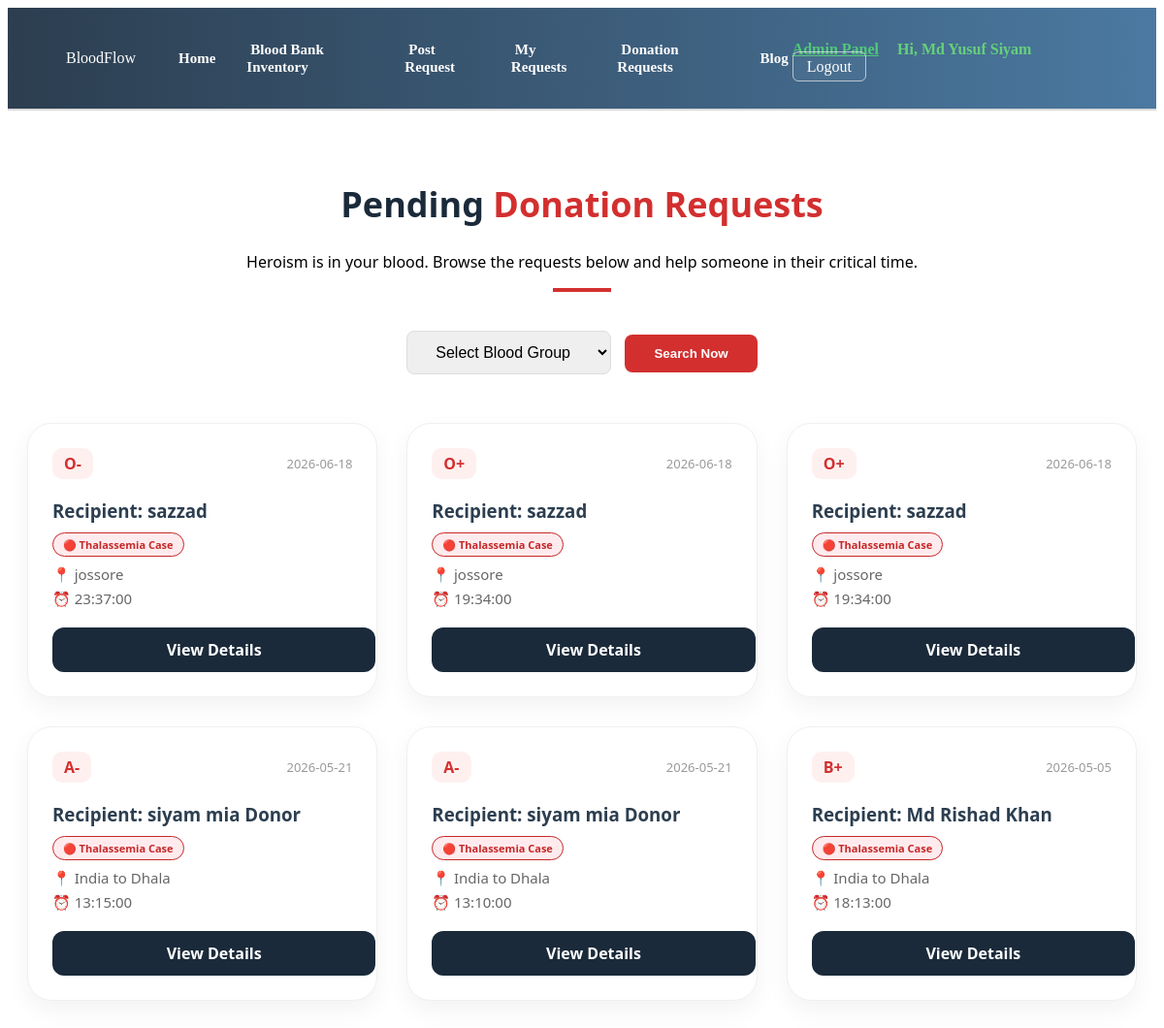
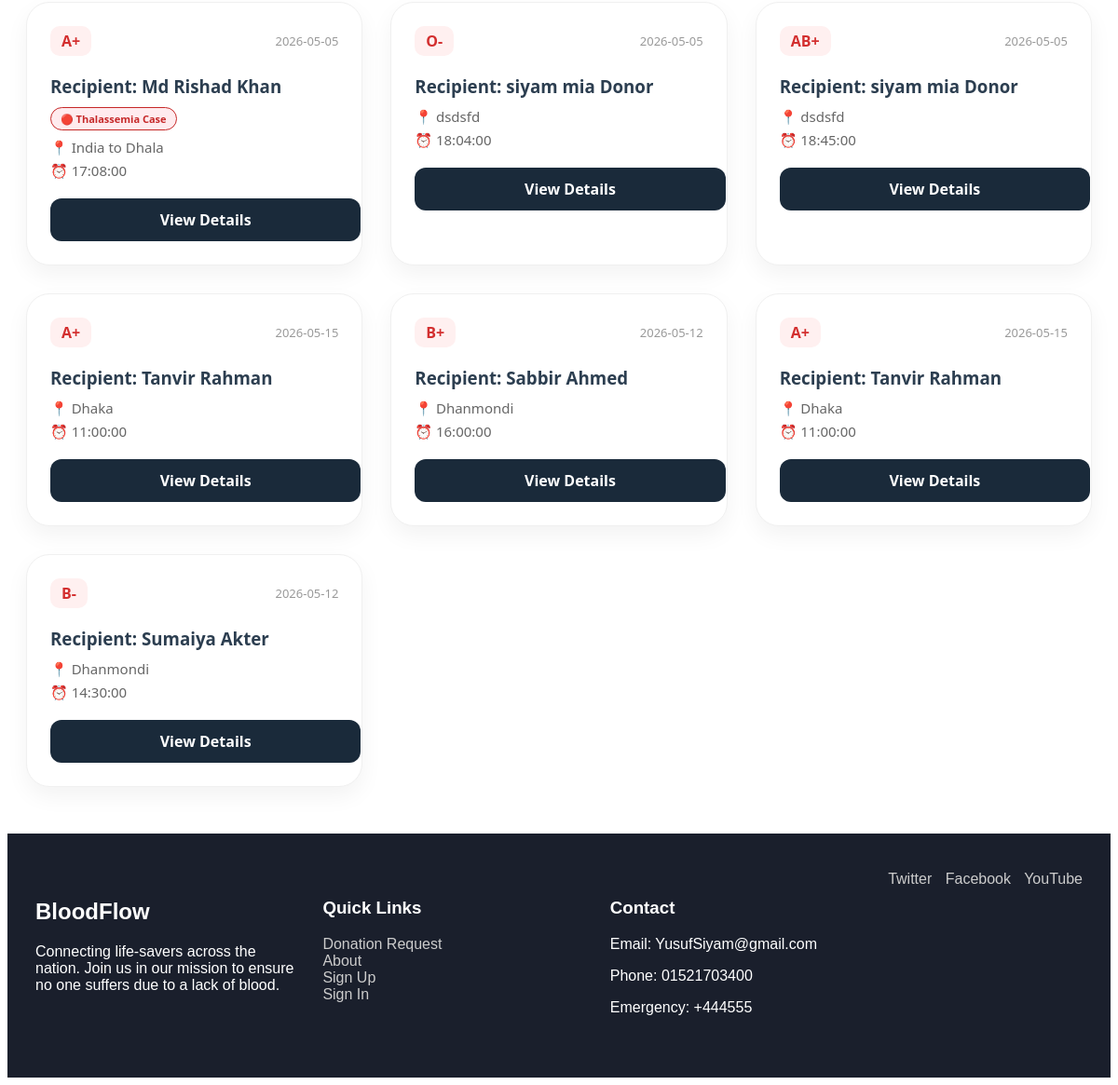
/search.php (signed in), run on the app's committed database (2 pictures, top to bottom).
### tables this page shows
CREATE TABLE `requests` (
  `id` int(11) NOT NULL,
  `user_id` int(11) DEFAULT NULL,
  `recipient_name` varchar(100) NOT NULL,
  `blood_group` varchar(5) NOT NULL,
  `location` varchar(255) NOT NULL,
  `hospital` varchar(255) NOT NULL,
  `date` date NOT NULL,
  `time` time NOT NULL,
  `message` text DEFAULT NULL,
  `status` enum('pending','approved','accepted','verified','completed') DEFAULT 'pending',
  `is_thalassemia` int(1) DEFAULT 0,
  `created_at` timestamp NOT NULL DEFAULT current_timestamp(),
  `donor_name` varchar(100) DEFAULT NULL,
  `donor_contact` varchar(100) DEFAULT NULL
);

### search.php (the view, shortened to what this page needs)
<?php
include('config.php');
?>
<!DOCTYPE html>
<html lang="en">
<head>
    <link rel="stylesheet" href="search.css">
</head>
<body>
<?php include('navbar.php'); ?>
<div class="search-page-wrapper">
    <div class="search-header-section">
        <h1>Pending <span class="highlight">Donation Requests</span></h1>
        <p>Heroism is in your blood. Browse the requests below and help someone in their critical time.</p>
        <div class="header-line"></div>
    </div>
    <div class="search-filter-box">
        <form action="" method="GET">
            <select name="blood_group" required>
                <option value="">Select Blood Group</option>
            </select>
            <button type="submit" class="search-btn">Search Now</button>
        </form>
    </div>
    <div class="request-grid">
        <?php
        $query_condition = "WHERE status='approved'";
        $final_query = "SELECT * FROM requests $query_condition ORDER BY id DESC";
        $result = mysqli_query($conn, $final_query);
        if(mysqli_num_rows($result) > 0) {
            while($row = mysqli_fetch_array($result)) {
        ?>
                <div class="request-card">
                    <div class="card-top">
                        <span class="blood-tag"><?php echo $row['blood_group']; ?></span>
                        <span class="date-tag"><?php echo $row['date']; ?></span>
                    </div>
                    <div class="card-body">
                        <h3>Recipient: <?php echo $row['recipient_name']; ?></h3>
                        <?php if(isset($row['is_thalassemia']) && $row['is_thalassemia'] == 1): ?>
                            <div style="margin: 8px 0;">
                                <span class="thalassemia-badge" style="background: #ffebee; color: #c62828; padding: 4px 10px; border-radius: 20px; font-size: 11px; font-weight: bold; border: 1px solid #c62828; display: inline-block;">
                                    🔴 Thalassemia Case
                                </span>
                            </div>
                        <?php endif; ?>
                        <p>📍 <?php echo $row['location']; ?></p>
                        <p>⏰ <?php echo $row['time']; ?></p>
                    </div>
                    <div class="card-footer">
                        <?php if(isset($_SESSION['user_id'])): ?>
                            <a href="request_details.php?id=<?php echo $row['id']; ?>" class="view-details-btn">View Details</a>
                        <?php
                        else: ?>
                            <a href="login.php" class="view-details-btn" onclick="alert('Please login first to see the details!')">View Details</a>
                        <?php endif; ?>
                    </div>
                </div>
        <?php
            }
        } else {
            echo "<p class='no-data' style='grid-column: 1 / -1;'>No verified blood requests found for this category.</p>";
        }
        ?>
    </div>
</div>
<?php include('footer.php'); ?>
</body>
</html>

### search.css (style rules this page uses)
.search-page-wrapper { max-width: 1200px; margin: 0 auto; padding: 50px 20px; font-family: "Segoe UI", Tahoma, Geneva, Verdana, sans-serif; }
.search-header-section { text-align: center; margin-bottom: 40px; }
.search-header-section h1 { font-size: 36px; color: #1a2a3a; }
.search-header-section .highlight { color: #d32f2f; }
.header-line { width: 60px; height: 4px; background: #d32f2f; margin: 15px auto; }
.search-filter-box { text-align: center; margin-bottom: 50px; }
.search-filter-box select { padding: 12px 25px; font-size: 16px; border: 1px solid #ddd; border-radius: 8px; outline: none; }
.search-btn { padding: 12px 30px; background: #d32f2f; color: white; border: none; border-radius: 8px; cursor: pointer; font-weight: bold; margin-left: 10px; }
.request-grid { display: grid; grid-template-columns: repeat(auto-fill, minmax(320px, 1fr)); gap: 30px; }
.request-card { background: #fff; border-radius: 25px; padding: 25px; box-shadow: 0 10px 25px rgba(0, 0, 0, 0.05); border: 1px solid #f0f0f0; transition: 0.3s; }
.card-top { display: flex; justify-content: space-between; align-items: center; margin-bottom: 20px; }
.blood-tag { color: #d32f2f; font-weight: bold; background: #fff0f0; padding: 5px 12px; border-radius: 10px; }
.date-tag { color: #999; font-size: 13px; }
.card-body h3 { margin-bottom: 10px; color: #2c3e50; }
.card-body p { color: #666; margin: 5px 0; font-size: 15px; }
.view-details-btn { display: block; width: 100%; background: #1a2a3a; color: white; text-align: center; padding: 12px; border-radius: 12px; text-decoration: none; margin-top: 20px; font-weight: bold; }

### data on the page
requests: blood_group "O-", date "2026-06-18", recipient_name "sazzad", is_thalassemia "🔴 Thalassemia Case", location "jossore", time "23:37:00"
requests: blood_group "O+", date "2026-06-18", recipient_name "sazzad", is_thalassemia "🔴 Thalassemia Case", location "jossore", time "19:34:00"
requests: blood_group "O+", date "2026-06-18", recipient_name "sazzad", is_thalassemia "🔴 Thalassemia Case", location "jossore", time "19:34:00"
requests: blood_group "A-", date "2026-05-21", recipient_name "siyam mia Donor", is_thalassemia "🔴 Thalassemia Case", location "India to Dhala", time "13:15:00"
requests: blood_group "A-", date "2026-05-21", recipient_name "siyam mia Donor", is_thalassemia "🔴 Thalassemia Case", location "India to Dhala", time "13:10:00"
requests: blood_group "B+", date "2026-05-05", recipient_name "Md Rishad Khan", is_thalassemia "🔴 Thalassemia Case", location "India to Dhala", time "18:13:00"
requests: blood_group "A+", date "2026-05-05", recipient_name "Md Rishad Khan", is_thalassemia "🔴 Thalassemia Case", location "India to Dhala", time "17:08:00"
requests: blood_group "O-", date "2026-05-05", recipient_name "siyam mia Donor", location "dsdsfd", time "18:04:00"
requests: blood_group "AB+", date "2026-05-05", recipient_name "siyam mia Donor", location "dsdsfd", time "18:45:00"
requests: blood_group "A+", date "2026-05-15", recipient_name "Tanvir Rahman", location "Dhaka", time "11:00:00"
requests: blood_group "B+", date "2026-05-12", recipient_name "Sabbir Ahmed", location "Dhanmondi", time "16:00:00"
requests: blood_group "A+", date "2026-05-15", recipient_name "Tanvir Rahman", location "Dhaka", time "11:00:00"
requests: blood_group "B-", date "2026-05-12", recipient_name "Sumaiya Akter", location "Dhanmondi", time "14:30:00"

### other printed values
$display_name "Md Yusuf Siyam"
